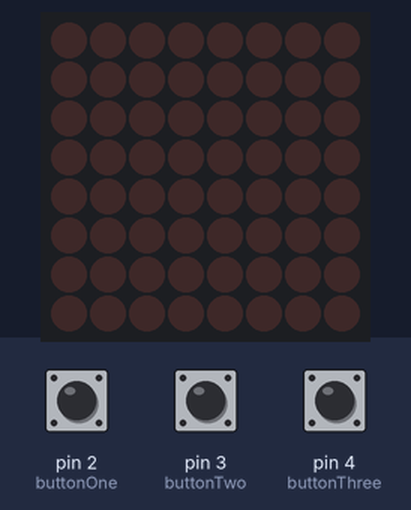
Bench run of a sketch on a simulated Arduino Uno, built with avr-gcc and run on an emulated ATmega328P. Shown: 8×8 LED matrix. The inputs (shaded band) are chosen by the test bench; at power-on: pin 2 (buttonOne) LOW, pin 3 (buttonTwo) LOW, pin 4 (buttonThree) LOW.

Above: at 1.2 s.
1.3 s: pin 2 (buttonOne) pulled HIGH for 3.2 s
At 2.1 s:
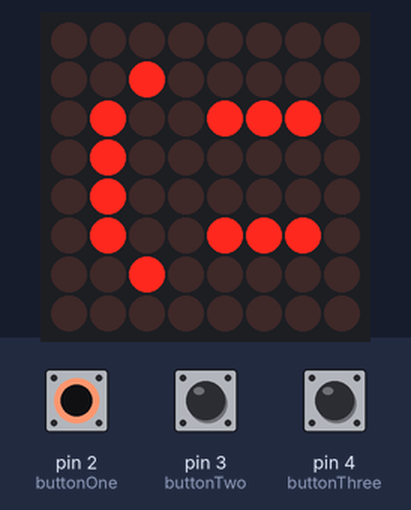
6.0 s: pin 3 (buttonTwo) pulled HIGH for 0.15 s
At 6.8 s:
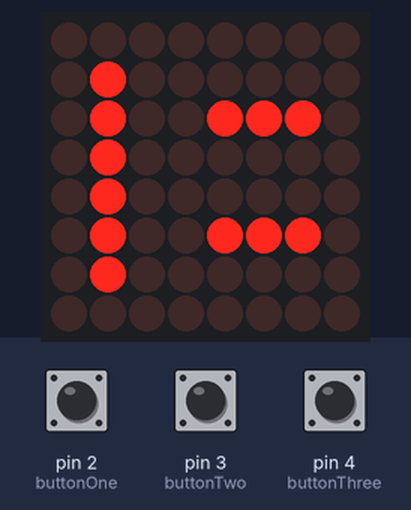
8.5 s: pin 4 (buttonThree) pulled HIGH for 0.15 s
At 9.0 s:
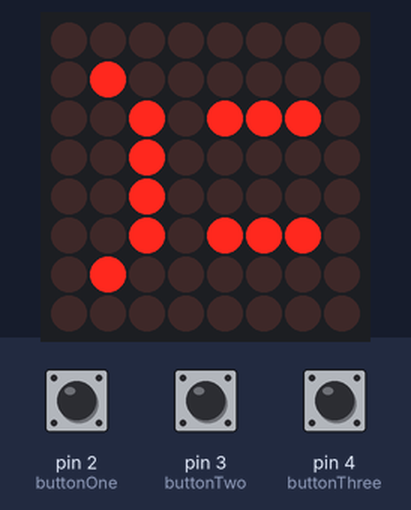
11.0 s: pin 4 (buttonThree) pulled HIGH for 3.2 s
15.7 s: pin 3 (buttonTwo) pulled HIGH for 3.2 s
At 16.5 s:
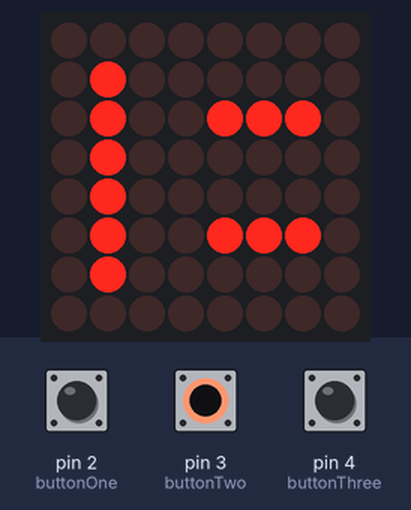
Timing chart, 0 to 18.7 s (numbered marks = the images above; inputs shaded):
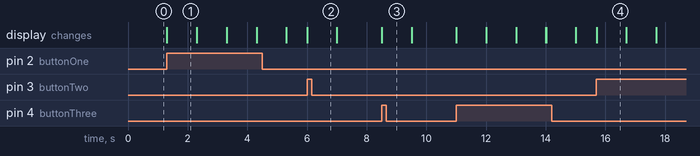

Measured:
- after the input at 1.3 s, the display: changes at once (image 1)
- after the input at 6.0 s, the display: changes at once (image 2)
- after the input at 8.5 s, the display: changes at once (image 3)
- after the input at 15.7 s, the display: changes at once (image 4)
- what the display in image 1 shows lasts 1.0 s, from 1.3 s to 2.3 s

The sketch:

IAD2.ino
```cpp
//We always have to include the library
#include "LedControlMS.h"
#define NBR_MTX 1
//
/*
 pin 12 is connected to the DataIn
 pin 11 is connected to the CLK
 pin 10 is connected to LOAD
 We have only a single MAX72XX.
 */
LedControl lc=LedControl(12,11,10,1);

int buttonOne = 2;
int buttonTwo = 3;
int buttonThree = 4;

bool happy;
bool neutral;
bool sad;

int val = 0;

/* we always wait a bit between updates of the display */
unsigned long delaytime=1000;

void setup() {
  /*
   The MAX72XX is in power-saving mode on startup,
   we have to do a wakeup call
   */
  pinMode(buttonOne, INPUT);
  pinMode(buttonTwo, INPUT);
  pinMode(buttonThree, INPUT);
  lc.shutdown(0,false);
  /* Set the brightness*/
lc.setIntensity(0,15); // Maximale lichtsterkte
  /* and clear the display */
  lc.clearDisplay(0);
}
void writeHappy() {
  lc.clearDisplay(0);
  byte h[4]={B00000000,B00100000,B01001110,B01000000};
  lc.setRow(0,0,h[0]);
  lc.setRow(0,1,h[1]);
  lc.setRow(0,2,h[2]);
  lc.setRow(0,3,h[3]);
  lc.setRow(0,4,h[3]);
  lc.setRow(0,5,h[2]);
  lc.setRow(0,6,h[1]);
  lc.setRow(0,7,h[0]);
}
// dit is de functie die de led matrix blij laat kijken

void writeNeutral()
{
  lc.clearDisplay(0);
  byte n[4]={B00000000,B01000000,B01001110,B01000000};
  lc.setRow(0,0,n[0]);
  lc.setRow(0,1,n[1]);
  lc.setRow(0,2,n[2]);
  lc.setRow(0,3,n[3]);
  lc.setRow(0,4,n[3]);
  lc.setRow(0,5,n[2]);
  lc.setRow(0,6,n[1]);
  lc.setRow(0,7,n[0]);
}

// dit is de functie die de led matrix neutraal laat kijken

void writeSad()
{
  lc.clearDisplay(0);
  byte s[4]={B00000000,B01000000,B00101110,B00100000};
  lc.setRow(0,0,s[0]);
  lc.setRow(0,1,s[1]);
  lc.setRow(0,2,s[2]);
  lc.setRow(0,3,s[3]);
  lc.setRow(0,4,s[3]);
  lc.setRow(0,5,s[2]);
  lc.setRow(0,6,s[1]);
  lc.setRow(0,7,s[0]);
}

// dit is de functie die de led matrix verdrietig laat kijken

void loop() {
    val = digitalRead(buttonOne);  // read input value
  if (val == HIGH) {         // check if the input is HIGH (button released)
    writeHappy();
    delay(1000);
    lc.clearDisplay(0);
  }

//als buttonOne (pin 2) ingedruk wordt, word functie writeHappy aangeroepen, daarna is er een korte delay en wordt het LED matrix gecleared.

    val = digitalRead(buttonTwo);  // read input value
  if (val == HIGH) {         // check if the input is HIGH (button released)
    writeNeutral();
    delay(1000);
    lc.clearDisplay(0);
  }

 //als buttonTwo (pin 3) ingedruk wordt, word functie writeNeutral aangeroepen, daarna is er een korte delay en wordt het LED matrix gecleared.

    val = digitalRead(buttonThree);  // read input value
  if (val == HIGH) {         // check if the input is HIGH (button released)
    writeSad();
    delay(1000);
    lc.clearDisplay(0);
  }

//als buttonThree (pin 4) ingedruk wordt, word functie writeSad aangeroepen, daarna is er een korte delay en wordt het LED matrix gecleared.


}
```
